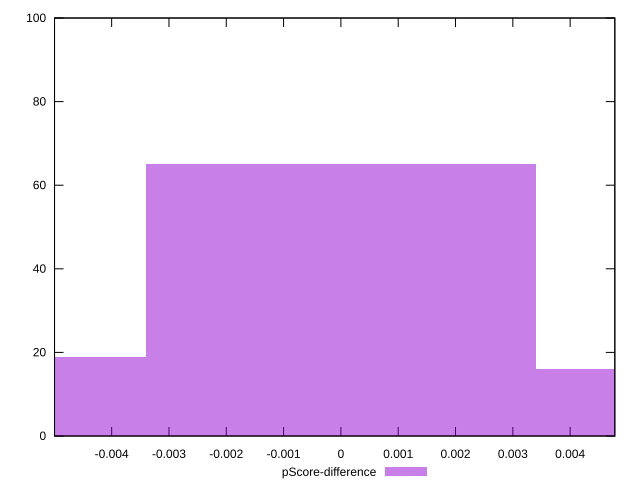

This figure's gnuplot source:
reset

$pScoreDifference <<EOF
0 65
-0.006803996708671084 19
0.006803996708671084 16
EOF

set key outside below
set boxwidth 0.006803996708671084
set xrange [-0.004996564986685548:0.004779582364311641]
set yrange [0:100]
set trange [0:100]
set style fill transparent solid 0.5 noborder
set terminal svg size 640, 490 enhanced background rgb 'white'
set output "report_00019_2021-02-10T18-14-37.922Z//speed-index/samples/pages+cached/pScore-difference/histogram.svg"

plot $pScoreDifference title "pScore-difference" with boxes

reset
